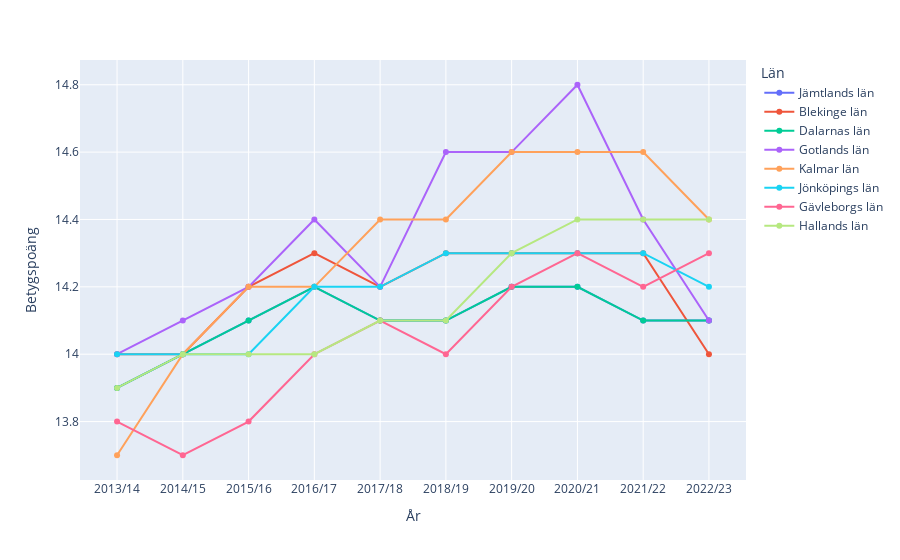

The cell this chart's notebook holds for it:
### Markdown cell above
- Nedan visar och utforskar om högre betygspoäng leder till vidarestudier eller om man etablerar sig efter gymnasiet (arbetar)

### Code cell
#Note, code from above same excel diffrent countys
countys_to_keep = [
    "Blekinge län",
    "Dalarnas län",
    "Gotlands län",
    "Gävleborgs län",
    "Hallands län",
    "Jämtlands län",
    "Jönköpings län",
    "Kalmar län",
]

df_highschool_here_filtered = df_highschool_here[df_highschool_here['Län'].isin(countys_to_keep)]

df_highschool_here_filtered_sorted = df_highschool_here_filtered.sort_values(by='År')

fig = px.line(df_highschool_here_filtered_sorted, x="År", y="Betygspoäng", color="Län", markers=True)
fig.show()
fig.write_html("Visualisering/plot_2b_1.html")

### Figure 1 — Plotly figure (JSON) as saved in the notebook; plotly's stock layout.template omitted (floating-point values rounded to 4 significant figures)
{"data": [{"hovertemplate": "Län=Jämtlands län<br>År=%{x}<br>Betygspoäng=%{y}<extra></extra>", "legendgroup": "Jämtlands län", "line": {"color": "#636efa", "dash": "solid"}, "marker": {"symbol": "circle"}, "mode": "lines+markers", "name": "Jämtlands län", "orientation": "v", "showlegend": true, "type": "scatter", "x": ["2013/14", "2014/15", "2015/16", "2016/17", "2017/18", "2018/19", "2019/20", "2020/21", "2021/22", "2022/23"], "xaxis": "x", "y": [13.9, 14, 14.1, 14.2, 14.1, 14.1, 14.2, 14.2, 14.1, 14.1], "yaxis": "y"}, {"hovertemplate": "Län=Blekinge län<br>År=%{x}<br>Betygspoäng=%{y}<extra></extra>", "legendgroup": "Blekinge län", "line": {"color": "#EF553B", "dash": "solid"}, "marker": {"symbol": "circle"}, "mode": "lines+markers", "name": "Blekinge län", "orientation": "v", "showlegend": true, "type": "scatter", "x": ["2013/14", "2014/15", "2015/16", "2016/17", "2017/18", "2018/19", "2019/20", "2020/21", "2021/22", "2022/23"], "xaxis": "x", "y": [14, 14, 14.2, 14.3, 14.2, 14.3, 14.3, 14.3, 14.3, 14], "yaxis": "y"}, {"hovertemplate": "Län=Dalarnas län<br>År=%{x}<br>Betygspoäng=%{y}<extra></extra>", "legendgroup": "Dalarnas län", "line": {"color": "#00cc96", "dash": "solid"}, "marker": {"symbol": "circle"}, "mode": "lines+markers", "name": "Dalarnas län", "orientation": "v", "showlegend": true, "type": "scatter", "x": ["2013/14", "2014/15", "2015/16", "2016/17", "2017/18", "2018/19", "2019/20", "2020/21", "2021/22", "2022/23"], "xaxis": "x", "y": [13.9, 14, 14.1, 14.2, 14.1, 14.1, 14.2, 14.2, 14.1, 14.1], "yaxis": "y"}, {"hovertemplate": "Län=Gotlands län<br>År=%{x}<br>Betygspoäng=%{y}<extra></extra>", "legendgroup": "Gotlands län", "line": {"color": "#ab63fa", "dash": "solid"}, "marker": {"symbol": "circle"}, "mode": "lines+markers", "name": "Gotlands län", "orientation": "v", "showlegend": true, "type": "scatter", "x": ["2013/14", "2014/15", "2015/16", "2016/17", "2017/18", "2018/19", "2019/20", "2020/21", "2021/22", "2022/23"], "xaxis": "x", "y": [14, 14.1, 14.2, 14.4, 14.2, 14.6, 14.6, 14.8, 14.4, 14.1], "yaxis": "y"}, {"hovertemplate": "Län=Kalmar län<br>År=%{x}<br>Betygspoäng=%{y}<extra></extra>", "legendgroup": "Kalmar län", "line": {"color": "#FFA15A", "dash": "solid"}, "marker": {"symbol": "circle"}, "mode": "lines+markers", "name": "Kalmar län", "orientation": "v", "showlegend": true, "type": "scatter", "x": ["2013/14", "2014/15", "2015/16", "2016/17", "2017/18", "2018/19", "2019/20", "2020/21", "2021/22", "2022/23"], "xaxis": "x", "y": [13.7, 14, 14.2, 14.2, 14.4, 14.4, 14.6, 14.6, 14.6, 14.4], "yaxis": "y"}, {"hovertemplate": "Län=Jönköpings län<br>År=%{x}<br>Betygspoäng=%{y}<extra></extra>", "legendgroup": "Jönköpings län", "line": {"color": "#19d3f3", "dash": "solid"}, "marker": {"symbol": "circle"}, "mode": "lines+markers", "name": "Jönköpings län", "orientation": "v", "showlegend": true, "type": "scatter", "x": ["2013/14", "2014/15", "2015/16", "2016/17", "2017/18", "2018/19", "2019/20", "2020/21", "2021/22", "2022/23"], "xaxis": "x", "y": [14, 14, 14, 14.2, 14.2, 14.3, 14.3, 14.3, 14.3, 14.2], "yaxis": "y"}, {"hovertemplate": "Län=Gävleborgs län<br>År=%{x}<br>Betygspoäng=%{y}<extra></extra>", "legendgroup": "Gävleborgs län", "line": {"color": "#FF6692", "dash": "solid"}, "marker": {"symbol": "circle"}, "mode": "lines+markers", "name": "Gävleborgs län", "orientation": "v", "showlegend": true, "type": "scatter", "x": ["2013/14", "2014/15", "2015/16", "2016/17", "2017/18", "2018/19", "2019/20", "2020/21", "2021/22", "2022/23"], "xaxis": "x", "y": [13.8, 13.7, 13.8, 14, 14.1, 14, 14.2, 14.3, 14.2, 14.3], "yaxis": "y"}, {"hovertemplate": "Län=Hallands län<br>År=%{x}<br>Betygspoäng=%{y}<extra></extra>", "legendgroup": "Hallands län", "line": {"color": "#B6E880", "dash": "solid"}, "marker": {"symbol": "circle"}, "mode": "lines+markers", "name": "Hallands län", "orientation": "v", "showlegend": true, "type": "scatter", "x": ["2013/14", "2014/15", "2015/16", "2016/17", "2017/18", "2018/19", "2019/20", "2020/21", "2021/22", "2022/23"], "xaxis": "x", "y": [13.9, 14, 14, 14, 14.1, 14.1, 14.3, 14.4, 14.4, 14.4], "yaxis": "y"}], "layout": {"legend": {"title": {"text": "Län"}, "tracegroupgap": 0}, "margin": {"t": 60}, "xaxis": {"anchor": "y", "domain": [0, 1], "title": {"text": "År"}}, "yaxis": {"anchor": "x", "domain": [0, 1], "title": {"text": "Betygspoäng"}}}}
